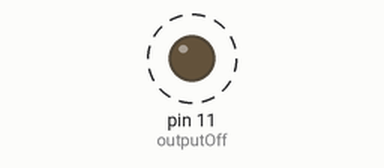
This program was run on a simulated Raspberry Pi (header pin numbers). On the bench: output pins drawn as LEDs (lit = HIGH). Dashed ring = blinking. What the program prints to the terminal is not drawn.

Above: at 0.5 s.
Timing chart, 0 to 4.6 s (numbered marks = the images above):
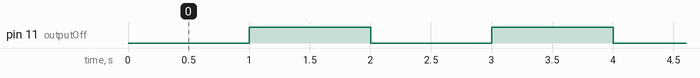

The program:

PinTest_11.py
```python
#!/usr/bin/env python

""" Must be run as root - sudo python PinTest_11.py """

import time, RPi.GPIO as GPIO

GPIO.setmode(GPIO.BOARD)

#Remember to setup the GPIO pin as input or output
GPIO.setup(11, GPIO.OUT)

while True:
	print "Just about to set output to 0"
	outputOff = GPIO.output(11, 0)
	print "Just set output to 0 about to sleep for 1 second"
	time.sleep(1)
	print "Just slept after setting output to 1"
	outputOn = GPIO.output(11, 1)
	print "Just set output to 1 just about to sleep for another 1 second"
	time.sleep(1)
```

Measured:
- by itself, pin 11 (outputOff): alternates HIGH for 1.0 s and LOW for 1.0 s
